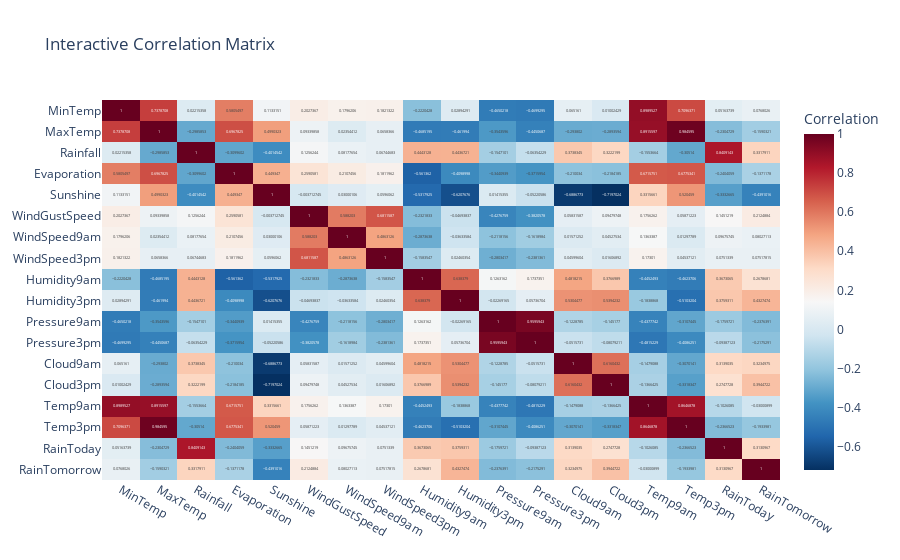

Notebook code cell kept with this figure:
### Code cell
corr_matrix=numi_dta.corr(method="spearman")
fig = px.imshow(
    corr_matrix,
    text_auto=True,               
    aspect="auto",                
    color_continuous_scale='RdBu_r', 
    labels=dict(color="Correlation"), 
    title="Interactive Correlation Matrix"
)
fig

### Figure 1 — Plotly figure (JSON) as saved in the notebook; plotly's stock layout.template omitted (floating-point values rounded to 4 significant figures; data arrays with more than 128 entries replaced by an {"elided": "..."} marker saying what was removed)
{"data": [{"coloraxis": "coloraxis", "hovertemplate": "x: %{x}<br>y: %{y}<br>Correlation: %{z}<extra></extra>", "name": "0", "texttemplate": "%{z}", "type": "heatmap", "x": ["MinTemp", "MaxTemp", "Rainfall", "Evaporation", "Sunshine", "WindGustSpeed", "WindSpeed9am", "WindSpeed3pm", "Humidity9am", "Humidity3pm", "Pressure9am", "Pressure3pm", "Cloud9am", "Cloud3pm", "Temp9am", "Temp3pm", "RainToday", "RainTomorrow"], "xaxis": "x", "y": ["MinTemp", "MaxTemp", "Rainfall", "Evaporation", "Sunshine", "WindGustSpeed", "WindSpeed9am", "WindSpeed3pm", "Humidity9am", "Humidity3pm", "Pressure9am", "Pressure3pm", "Cloud9am", "Cloud3pm", "Temp9am", "Temp3pm", "RainToday", "RainTomorrow"], "yaxis": "y", "z": {"elided": "18x18 float values"}}], "layout": {"coloraxis": {"colorbar": {"title": {"text": "Correlation"}}, "colorscale": [[0, "rgb(5,48,97)"], [0.1, "rgb(33,102,172)"], [0.2, "rgb(67,147,195)"], [0.3, "rgb(146,197,222)"], [0.4, "rgb(209,229,240)"], [0.5, "rgb(247,247,247)"], [0.6, "rgb(253,219,199)"], [0.7, "rgb(244,165,130)"], [0.8, "rgb(214,96,77)"], [0.9, "rgb(178,24,43)"], [1, "rgb(103,0,31)"]]}, "title": {"text": "Interactive Correlation Matrix"}, "xaxis": {"anchor": "y", "domain": [0, 1]}, "yaxis": {"anchor": "x", "autorange": "reversed", "domain": [0, 1]}}}
